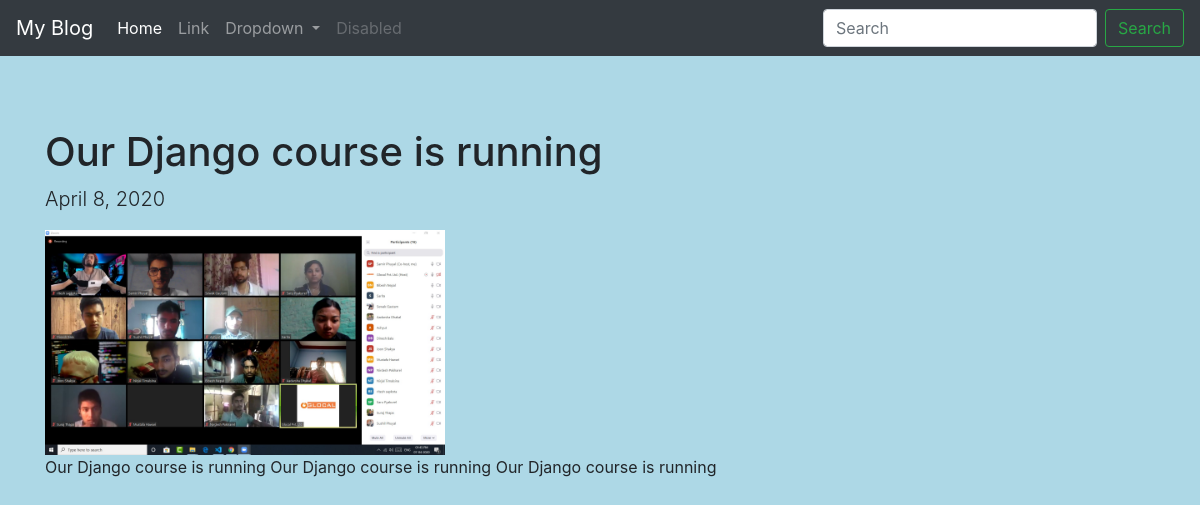
Page /detail/1/ on the committed database.
### posts/models.py (models this page shows, shortened)
class Post(models.Model):
    title = models.CharField(max_length=120)
    image = models.ImageField(upload_to="posts/")
    content = models.TextField()
    date_added = models.DateField()
    class Meta:
        ordering = ['-id']

### posts/views.py (the view)
# urls.py: path('detail/<int:pk>/', views.detail, name="detail"),
def detail(request, pk):
    post = get_object_or_404(Post, pk=pk)
    context = {
        'post': post,
    }
    return render(request, 'detail.html', context)

### templates/detail.html (shortened to what this page needs)
{% extends 'base.html' %}
{% block content %}
<br>
<br>
<br>
<div class="container">
    <h1>{{post.title}}</h1>
    <p class="lead">{{post.date_added}}</p>
    <img src="{{post.image.url}}" width="400" alt="{{post.title}}">
    <div>
        {{post.content|safe}}
    </div>
</div>
{% endblock content %}

### static/main.css (style rules this page uses)
body { background: lightblue; }

### rows in the picture
Post: title "Our Django course is running", date_added "April 8, 2020", image (picture), content "Our Django course is running Our Django course is running Our Django course is running"
